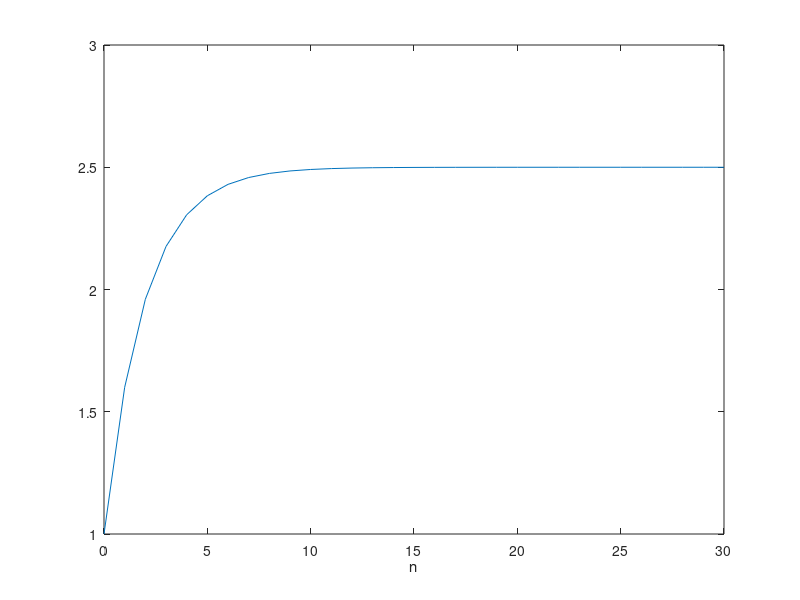
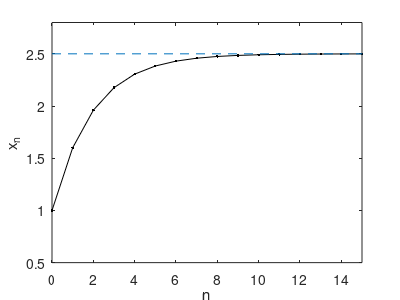

These figures' MATLAB source, in order:
% Example of default vs. better plots
%Let r be a number between 0 and 1 and x = 1/(1-r).
%Let x_n = sum from k=0 to n of r^k
%then x_n -> x as n approaches infinity.

%Compute the data (pick a specific r for the example)
r = 0.6; 
Nmax = 30; %go far enough that x_n gets 'close' to converged
nVals = 0:1:Nmax;
X = cumsum(r.^nVals); 

%---------------------------------------
% A simple (could be improved!) plot
figure(2)
plot(nVals,X);
xlabel('n');
saveas(gcf, 'plot_1.pdf')
%note that if this image is shrunk, 
%the font size will end up too small!

%--------------------------------------
% better plot to illustrate convergence
limit = 1/(1-r); %limiting value
figure(3)
plot(nVals,X,'.-k'); %put dots in to show this is a discrete sequence
xlabel('n');
ylabel('x_n');
xlim([0 15]); %can't tell any change in the plot past n=15 anyway
ylim([0.5 limit+0.3]); %add some space so the curve doesn't hit the top
line([0 Nmax],[limit limit],'LineStyle','--'); %add a horizontal line with value x

%make the plot output be a 4x3 inch figure
set(gcf,'PaperUnits','inches'); 
set(gcf,'PaperSize',[4 3]);
set(gcf,'PaperPosition',[0 0 4 3]);
saveas(gcf, 'plot_2.pdf')
